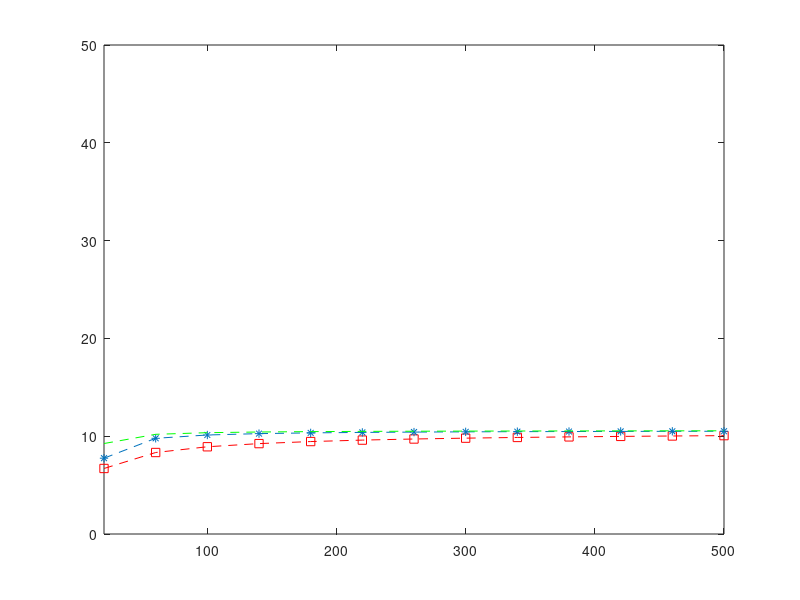

Write the MATLAB code that produced this figure.
clear
clc
Eu=10^(20/10);
Rh=100;
v=3.8;
vr=(10^(8/10))^2;
meen=2.2;
K=10;
n=10^3;
m=20:40:500;
mu=log(meen^2/sqrt(vr+meen^2));
sig=sqrt(log(vr/(meen^2)+1));
z=lognrnd(mu,sig,K,n);
Rk=unifrnd(100,925,K,n);
 B=z./((Rk./100).^v);
 
 %.............perfect mrc
for l=1:length(m);
    p=Eu/m(l);
for i=1:K
    sum_B=sum(B);
    num=p*(m(l)-1)*B(i,:);
    den=p*(sum_B-B(i,:))+1;
    x=num./den;
    c(i,:)=log2(1+x);
end 
Rp(l)=sum(sum(c)/n);
end 
plot(m,Rp,'--sr')
axis([min(m) max(m) 0 50])
clear sum_B num den c Rp
%..................ZF
for l=1:length(m);
     p=Eu/m(l);
    x=p*(m(l)-K)*B;
    c=log2(1+x);
    Rp(l)=sum(sum(c))/n;
end 
Rp(l)=sum(sum(c)/n);
hold on
plot(m,Rp,'--*')
axis([min(m) max(m) 0 50]);
clear x c Rp
%................mmse
 for l=1:length(m)
      p=Eu/m(l);
 M=m(l);
x=10*ones(K,n);
a=10*ones(K,n);
t=0;
while sum(sum(a))>1
num=p.*B.*x+(1/(K-1));
den=(M*p*B.*(1-((K-1)*(x-1)./M))+1).^2;
sam=num./den;
for i=1:K
x1(i,:)=sum(sam)-sam(i);
end 
 a=abs(x-x1);
 x=x1;
 t=t+1;
end 
muu=x;
 s=(M.*p.*(1-((K-1).*(muu-1)./M)).*B)+1;
 for i=1:K
 y=1./s(i,:);
num1(i,:)=(1/(K-1))*(sum(1./s)-y);
num2(i,:)=1+p*(sum(B./s.^2)-B(i,:).*y.^2);
kisi(i,:)=muu(i,:)./(num1(i,:).*num2(i,:));
 end
alpha=(M-K+1+(K-1)*muu).^2./(M-K+1+(K-1).*kisi);
teta=p*B.*(M-K+1+(K-1).*kisi)./(M-K+1+(K-1)*muu);
clear x
x=(alpha-1).*teta;
c=log2(1+x);
Rp(l)=sum(sum(c)/n);
 end 
 hold on
 plot(m,Rp,'--g')




